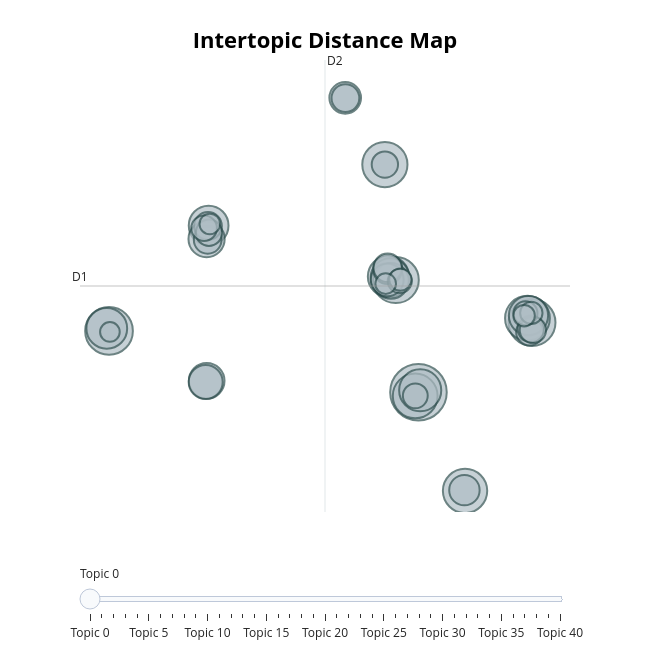

Source (notebook cell):
### Code cell
topic_model.visualize_topics()

### Figure 1 — Plotly figure (JSON) as saved in the notebook; plotly's stock layout.template omitted (floating-point values rounded to 4 significant figures)
{"data": [{"customdata": [[0, "flutter | dart | app | bloc | firebase", 83], [1, "structures | data | science | students | algorithms", 59], [2, "nodejs | mongodb | ecommerce | typescript | javascript", 57], [3, "python | airdroid | antivirus | airbnb | console", 55], [4, "laravel | php | filament | package | admin", 53], [5, "javascript | ciede2000 | canvas | website | remake", 52], [6, "android | kotlin | java | app | roomdatabase", 52], [7, "typescript | plugin | deno | intersectionobserver | cronjob", 51], [8, "dart | changes | glitcher | gamers | terminal", 46], [9, "deeplearning | python | detection | deep | pytorch", 44], [10, "management | crm | core | aspnet | system", 43], [11, "kernel | xiaomi | source | firmware | gaming", 41], [12, "javascript | electron | npm | gulp | github", 40], [13, "python | eeg | graduation | ctf | covid19", 39], [14, "girls | 23 | acpc | problems | solution", 34], [15, "python | hacking | security | vulnerability | scanner", 33], [16, "java | engine | search | springboot | indexing", 33], [17, "java | menus | variables | defuzzification | bs", 30], [18, "django | crowdfunding | djangorestframework | python | flask", 28], [19, "html | portfolio | contact | information | includes", 26], [20, "react | reactjs | nextjs | styledcomponents | tailwindcss", 24], [21, "audio | music | python | speech | reader", 22], [22, "arabic | typeface | diacritics | latin | word", 21], [23, "yara | lua | go |  | ", 20], [24, "rust | shell | linux | bspwm | bugbounty", 20], [25, "css | haxe | html | theme | shaders", 20], [26, "swift | ios | taylor | button | custom", 19], [27, "graphics | 15462662 | interfacing | cmu | communication", 18], [28, "php | magazine | usertouser | mangement | livewire", 18], [29, "movies | youtube | tv | kfx | vimeo", 18], [30, "discord | bot | telegram | discordjs | discordbot", 18], [31, "verilog | encryption | fpga | aes192 | aes128", 17], [32, "kotlin | ktor | compose | koin | coroutines", 16], [33, "algorithms | 8puzzle | pygame | genetic | game", 15], [34, "vue | visualization | jsvectormap | vuejs | javascript", 15], [35, "robot | vortex | auv | maze | pid", 13], [36, "interview | questions | list | lists | mortarboard", 13], [37, "extension | chromeextension | islamic | chrome | webextension", 12], [38, "assembly | assembler | 8086 | 8086emulator | assembly8086", 11], [39, "scraper | scraping | selenium | webscraping | python", 11], [40, "game | unity | educational | 3d | gameplay", 10]], "hovertemplate": "<b>Topic %{customdata[0]}</b><br>%{customdata[1]}<br>Size: %{customdata[2]}", "legendgroup": "", "marker": {"color": "#B0BEC5", "line": {"color": "DarkSlateGrey", "width": 2}, "size": [83, 59, 57, 55, 53, 52, 52, 51, 46, 44, 43, 41, 40, 39, 34, 33, 33, 30, 28, 26, 24, 22, 21, 20, 20, 20, 19, 18, 18, 18, 18, 17, 16, 15, 15, 13, 13, 12, 11, 11, 10], "sizemode": "area", "sizeref": 0.05187, "symbol": "circle"}, "mode": "markers", "name": "", "orientation": "v", "showlegend": false, "type": "scatter", "x": [11.04, -14.64, 20.46, 9.155, 8.251, 20.08, 10.77, 14.9, 11.18, 8.546, -14.83, -6.376, 20.17, 8.68, -6.547, 8.756, -6.538, -6.621, 8.444, 4.958, 14.85, 8.487, 8.482, -6.454, -6.43, 4.976, 20.27, -6.351, 8.251, 20.37, 20.53, -6.752, 10.78, 9.488, 19.92, 9.536, 20.4, 19.81, -6.277, 8.318, -14.57], "xaxis": "x", "y": [-3.059, 1.382, 1.988, 5.068, 13.44, 2.307, -3.331, -10.21, -2.915, 5.323, 1.567, 9.015, 2.492, 5.241, 8.041, 5.014, -2.237, -2.321, 5.087, 18.28, -10.16, 5.836, 5.954, 7.987, 8.992, 18.26, 1.311, 8.496, 13.44, 1.519, 1.456, 8.828, -3.32, 4.994, 2.661, 5.103, 2.688, 2.491, 9.136, 4.81, 1.309], "yaxis": "y"}], "layout": {"annotations": [{"showarrow": false, "text": "D1", "x": -17.05, "y": 4.638, "yshift": 10}, {"showarrow": false, "text": "D2", "x": 3.281, "xshift": 10, "y": 21.02}], "height": 650, "hoverlabel": {"bgcolor": "white", "font": {"family": "Rockwell", "size": 16}}, "legend": {"itemsizing": "constant", "tracegroupgap": 0}, "margin": {"t": 60}, "shapes": [{"line": {"color": "#CFD8DC", "width": 2}, "type": "line", "x0": 3.281, "x1": 3.281, "y0": -11.74, "y1": 21.02}, {"line": {"color": "#9E9E9E", "width": 2}, "type": "line", "x0": -17.05, "x1": 23.61, "y0": 4.638, "y1": 4.638}], "sliders": [{"active": 0, "pad": {"t": 50}, "steps": [{"args": [{"marker.color": [["red", "#B0BEC5", "#B0BEC5", "#B0BEC5", "#B0BEC5", "#B0BEC5", "#B0BEC5", "#B0BEC5", "#B0BEC5", "#B0BEC5", "#B0BEC5", "#B0BEC5", "#B0BEC5", "#B0BEC5", "#B0BEC5", "#B0BEC5", "#B0BEC5", "#B0BEC5", "#B0BEC5", "#B0BEC5", "#B0BEC5", "#B0BEC5", "#B0BEC5", "#B0BEC5", "#B0BEC5", "#B0BEC5", "#B0BEC5", "#B0BEC5", "#B0BEC5", "#B0BEC5", "#B0BEC5", "#B0BEC5", "#B0BEC5", "#B0BEC5", "#B0BEC5", "#B0BEC5", "#B0BEC5", "#B0BEC5", "#B0BEC5", "#B0BEC5", "#B0BEC5"]]}], "label": "Topic 0", "method": "update"}, {"args": [{"marker.color": [["#B0BEC5", "red", "#B0BEC5", "#B0BEC5", "#B0BEC5", "#B0BEC5", "#B0BEC5", "#B0BEC5", "#B0BEC5", "#B0BEC5", "#B0BEC5", "#B0BEC5", "#B0BEC5", "#B0BEC5", "#B0BEC5", "#B0BEC5", "#B0BEC5", "#B0BEC5", "#B0BEC5", "#B0BEC5", "#B0BEC5", "#B0BEC5", "#B0BEC5", "#B0BEC5", "#B0BEC5", "#B0BEC5", "#B0BEC5", "#B0BEC5", "#B0BEC5", "#B0BEC5", "#B0BEC5", "#B0BEC5", "#B0BEC5", "#B0BEC5", "#B0BEC5", "#B0BEC5", "#B0BEC5", "#B0BEC5", "#B0BEC5", "#B0BEC5", "#B0BEC5"]]}], "label": "Topic 1", "method": "update"}, {"args": [{"marker.color": [["#B0BEC5", "#B0BEC5", "red", "#B0BEC5", "#B0BEC5", "#B0BEC5", "#B0BEC5", "#B0BEC5", "#B0BEC5", "#B0BEC5", "#B0BEC5", "#B0BEC5", "#B0BEC5", "#B0BEC5", "#B0BEC5", "#B0BEC5", "#B0BEC5", "#B0BEC5", "#B0BEC5", "#B0BEC5", "#B0BEC5", "#B0BEC5", "#B0BEC5", "#B0BEC5", "#B0BEC5", "#B0BEC5", "#B0BEC5", "#B0BEC5", "#B0BEC5", "#B0BEC5", "#B0BEC5", "#B0BEC5", "#B0BEC5", "#B0BEC5", "#B0BEC5", "#B0BEC5", "#B0BEC5", "#B0BEC5", "#B0BEC5", "#B0BEC5", "#B0BEC5"]]}], "label": "Topic 2", "method": "update"}, {"args": [{"marker.color": [["#B0BEC5", "#B0BEC5", "#B0BEC5", "red", "#B0BEC5", "#B0BEC5", "#B0BEC5", "#B0BEC5", "#B0BEC5", "#B0BEC5", "#B0BEC5", "#B0BEC5", "#B0BEC5", "#B0BEC5", "#B0BEC5", "#B0BEC5", "#B0BEC5", "#B0BEC5", "#B0BEC5", "#B0BEC5", "#B0BEC5", "#B0BEC5", "#B0BEC5", "#B0BEC5", "#B0BEC5", "#B0BEC5", "#B0BEC5", "#B0BEC5", "#B0BEC5", "#B0BEC5", "#B0BEC5", "#B0BEC5", "#B0BEC5", "#B0BEC5", "#B0BEC5", "#B0BEC5", "#B0BEC5", "#B0BEC5", "#B0BEC5", "#B0BEC5", "#B0BEC5"]]}], "label": "Topic 3", "method": "update"}, {"args": [{"marker.color": [["#B0BEC5", "#B0BEC5", "#B0BEC5", "#B0BEC5", "red", "#B0BEC5", "#B0BEC5", "#B0BEC5", "#B0BEC5", "#B0BEC5", "#B0BEC5", "#B0BEC5", "#B0BEC5", "#B0BEC5", "#B0BEC5", "#B0BEC5", "#B0BEC5", "#B0BEC5", "#B0BEC5", "#B0BEC5", "#B0BEC5", "#B0BEC5", "#B0BEC5", "#B0BEC5", "#B0BEC5", "#B0BEC5", "#B0BEC5", "#B0BEC5", "#B0BEC5", "#B0BEC5", "#B0BEC5", "#B0BEC5", "#B0BEC5", "#B0BEC5", "#B0BEC5", "#B0BEC5", "#B0BEC5", "#B0BEC5", "#B0BEC5", "#B0BEC5", "#B0BEC5"]]}], "label": "Topic 4", "method": "update"}, {"args": [{"marker.color": [["#B0BEC5", "#B0BEC5", "#B0BEC5", "#B0BEC5", "#B0BEC5", "red", "#B0BEC5", "#B0BEC5", "#B0BEC5", "#B0BEC5", "#B0BEC5", "#B0BEC5", "#B0BEC5", "#B0BEC5", "#B0BEC5", "#B0BEC5", "#B0BEC5", "#B0BEC5", "#B0BEC5", "#B0BEC5", "#B0BEC5", "#B0BEC5", "#B0BEC5", "#B0BEC5", "#B0BEC5", "#B0BEC5", "#B0BEC5", "#B0BEC5", "#B0BEC5", "#B0BEC5", "#B0BEC5", "#B0BEC5", "#B0BEC5", "#B0BEC5", "#B0BEC5", "#B0BEC5", "#B0BEC5", "#B0BEC5", "#B0BEC5", "#B0BEC5", "#B0BEC5"]]}], "label": "Topic 5", "method": "update"}, {"args": [{"marker.color": [["#B0BEC5", "#B0BEC5", "#B0BEC5", "#B0BEC5", "#B0BEC5", "#B0BEC5", "red", "#B0BEC5", "#B0BEC5", "#B0BEC5", "#B0BEC5", "#B0BEC5", "#B0BEC5", "#B0BEC5", "#B0BEC5", "#B0BEC5", "#B0BEC5", "#B0BEC5", "#B0BEC5", "#B0BEC5", "#B0BEC5", "#B0BEC5", "#B0BEC5", "#B0BEC5", "#B0BEC5", "#B0BEC5", "#B0BEC5", "#B0BEC5", "#B0BEC5", "#B0BEC5", "#B0BEC5", "#B0BEC5", "#B0BEC5", "#B0BEC5", "#B0BEC5", "#B0BEC5", "#B0BEC5", "#B0BEC5", "#B0BEC5", "#B0BEC5", "#B0BEC5"]]}], "label": "Topic 6", "method": "update"}, {"args": [{"marker.color": [["#B0BEC5", "#B0BEC5", "#B0BEC5", "#B0BEC5", "#B0BEC5", "#B0BEC5", "#B0BEC5", "red", "#B0BEC5", "#B0BEC5", "#B0BEC5", "#B0BEC5", "#B0BEC5", "#B0BEC5", "#B0BEC5", "#B0BEC5", "#B0BEC5", "#B0BEC5", "#B0BEC5", "#B0BEC5", "#B0BEC5", "#B0BEC5", "#B0BEC5", "#B0BEC5", "#B0BEC5", "#B0BEC5", "#B0BEC5", "#B0BEC5", "#B0BEC5", "#B0BEC5", "#B0BEC5", "#B0BEC5", "#B0BEC5", "#B0BEC5", "#B0BEC5", "#B0BEC5", "#B0BEC5", "#B0BEC5", "#B0BEC5", "#B0BEC5", "#B0BEC5"]]}], "label": "Topic 7", "method": "update"}, {"args": [{"marker.color": [["#B0BEC5", "#B0BEC5", "#B0BEC5", "#B0BEC5", "#B0BEC5", "#B0BEC5", "#B0BEC5", "#B0BEC5", "red", "#B0BEC5", "#B0BEC5", "#B0BEC5", "#B0BEC5", "#B0BEC5", "#B0BEC5", "#B0BEC5", "#B0BEC5", "#B0BEC5", "#B0BEC5", "#B0BEC5", "#B0BEC5", "#B0BEC5", "#B0BEC5", "#B0BEC5", "#B0BEC5", "#B0BEC5", "#B0BEC5", "#B0BEC5", "#B0BEC5", "#B0BEC5", "#B0BEC5", "#B0BEC5", "#B0BEC5", "#B0BEC5", "#B0BEC5", "#B0BEC5", "#B0BEC5", "#B0BEC5", "#B0BEC5", "#B0BEC5", "#B0BEC5"]]}], "label": "Topic 8", "method": "update"}, {"args": [{"marker.color": [["#B0BEC5", "#B0BEC5", "#B0BEC5", "#B0BEC5", "#B0BEC5", "#B0BEC5", "#B0BEC5", "#B0BEC5", "#B0BEC5", "red", "#B0BEC5", "#B0BEC5", "#B0BEC5", "#B0BEC5", "#B0BEC5", "#B0BEC5", "#B0BEC5", "#B0BEC5", "#B0BEC5", "#B0BEC5", "#B0BEC5", "#B0BEC5", "#B0BEC5", "#B0BEC5", "#B0BEC5", "#B0BEC5", "#B0BEC5", "#B0BEC5", "#B0BEC5", "#B0BEC5", "#B0BEC5", "#B0BEC5", "#B0BEC5", "#B0BEC5", "#B0BEC5", "#B0BEC5", "#B0BEC5", "#B0BEC5", "#B0BEC5", "#B0BEC5", "#B0BEC5"]]}], "label": "Topic 9", "method": "update"}, {"args": [{"marker.color": [["#B0BEC5", "#B0BEC5", "#B0BEC5", "#B0BEC5", "#B0BEC5", "#B0BEC5", "#B0BEC5", "#B0BEC5", "#B0BEC5", "#B0BEC5", "red", "#B0BEC5", "#B0BEC5", "#B0BEC5", "#B0BEC5", "#B0BEC5", "#B0BEC5", "#B0BEC5", "#B0BEC5", "#B0BEC5", "#B0BEC5", "#B0BEC5", "#B0BEC5", "#B0BEC5", "#B0BEC5", "#B0BEC5", "#B0BEC5", "#B0BEC5", "#B0BEC5", "#B0BEC5", "#B0BEC5", "#B0BEC5", "#B0BEC5", "#B0BEC5", "#B0BEC5", "#B0BEC5", "#B0BEC5", "#B0BEC5", "#B0BEC5", "#B0BEC5", "#B0BEC5"]]}], "label": "Topic 10", "method": "update"}, {"args": [{"marker.color": [["#B0BEC5", "#B0BEC5", "#B0BEC5", "#B0BEC5", "#B0BEC5", "#B0BEC5", "#B0BEC5", "#B0BEC5", "#B0BEC5", "#B0BEC5", "#B0BEC5", "red", "#B0BEC5", "#B0BEC5", "#B0BEC5", "#B0BEC5", "#B0BEC5", "#B0BEC5", "#B0BEC5", "#B0BEC5", "#B0BEC5", "#B0BEC5", "#B0BEC5", "#B0BEC5", "#B0BEC5", "#B0BEC5", "#B0BEC5", "#B0BEC5", "#B0BEC5", "#B0BEC5", "#B0BEC5", "#B0BEC5", "#B0BEC5", "#B0BEC5", "#B0BEC5", "#B0BEC5", "#B0BEC5", "#B0BEC5", "#B0BEC5", "#B0BEC5", "#B0BEC5"]]}], "label": "Topic 11", "method": "update"}, {"args": [{"marker.color": [["#B0BEC5", "#B0BEC5", "#B0BEC5", "#B0BEC5", "#B0BEC5", "#B0BEC5", "#B0BEC5", "#B0BEC5", "#B0BEC5", "#B0BEC5", "#B0BEC5", "#B0BEC5", "red", "#B0BEC5", "#B0BEC5", "#B0BEC5", "#B0BEC5", "#B0BEC5", "#B0BEC5", "#B0BEC5", "#B0BEC5", "#B0BEC5", "#B0BEC5", "#B0BEC5", "#B0BEC5", "#B0BEC5", "#B0BEC5", "#B0BEC5", "#B0BEC5", "#B0BEC5", "#B0BEC5", "#B0BEC5", "#B0BEC5", "#B0BEC5", "#B0BEC5", "#B0BEC5", "#B0BEC5", "#B0BEC5", "#B0BEC5", "#B0BEC5", "#B0BEC5"]]}], "label": "Topic 12", "method": "update"}, {"args": [{"marker.color": [["#B0BEC5", "#B0BEC5", "#B0BEC5", "#B0BEC5", "#B0BEC5", "#B0BEC5", "#B0BEC5", "#B0BEC5", "#B0BEC5", "#B0BEC5", "#B0BEC5", "#B0BEC5", "#B0BEC5", "red", "#B0BEC5", "#B0BEC5", "#B0BEC5", "#B0BEC5", "#B0BEC5", "#B0BEC5", "#B0BEC5", "#B0BEC5", "#B0BEC5", "#B0BEC5", "#B0BEC5", "#B0BEC5", "#B0BEC5", "#B0BEC5", "#B0BEC5", "#B0BEC5", "#B0BEC5", "#B0BEC5", "#B0BEC5", "#B0BEC5", "#B0BEC5", "#B0BEC5", "#B0BEC5", "#B0BEC5", "#B0BEC5", "#B0BEC5", "#B0BEC5"]]}], "label": "Topic 13", "method": "update"}, {"args": [{"marker.color": [["#B0BEC5", "#B0BEC5", "#B0BEC5", "#B0BEC5", "#B0BEC5", "#B0BEC5", "#B0BEC5", "#B0BEC5", "#B0BEC5", "#B0BEC5", "#B0BEC5", "#B0BEC5", "#B0BEC5", "#B0BEC5", "red", "#B0BEC5", "#B0BEC5", "#B0BEC5", "#B0BEC5", "#B0BEC5", "#B0BEC5", "#B0BEC5", "#B0BEC5", "#B0BEC5", "#B0BEC5", "#B0BEC5", "#B0BEC5", "#B0BEC5", "#B0BEC5", "#B0BEC5", "#B0BEC5", "#B0BEC5", "#B0BEC5", "#B0BEC5", "#B0BEC5", "#B0BEC5", "#B0BEC5", "#B0BEC5", "#B0BEC5", "#B0BEC5", "#B0BEC5"]]}], "label": "Topic 14", "method": "update"}, {"args": [{"marker.color": [["#B0BEC5", "#B0BEC5", "#B0BEC5", "#B0BEC5", "#B0BEC5", "#B0BEC5", "#B0BEC5", "#B0BEC5", "#B0BEC5", "#B0BEC5", "#B0BEC5", "#B0BEC5", "#B0BEC5", "#B0BEC5", "#B0BEC5", "red", "#B0BEC5", "#B0BEC5", "#B0BEC5", "#B0BEC5", "#B0BEC5", "#B0BEC5", "#B0BEC5", "#B0BEC5", "#B0BEC5", "#B0BEC5", "#B0BEC5", "#B0BEC5", "#B0BEC5", "#B0BEC5", "#B0BEC5", "#B0BEC5", "#B0BEC5", "#B0BEC5", "#B0BEC5", "#B0BEC5", "#B0BEC5", "#B0BEC5", "#B0BEC5", "#B0BEC5", "#B0BEC5"]]}], "label": "Topic 15", "method": "update"}, {"args": [{"marker.color": [["#B0BEC5", "#B0BEC5", "#B0BEC5", "#B0BEC5", "#B0BEC5", "#B0BEC5", "#B0BEC5", "#B0BEC5", "#B0BEC5", "#B0BEC5", "#B0BEC5", "#B0BEC5", "#B0BEC5", "#B0BEC5", "#B0BEC5", "#B0BEC5", "red", "#B0BEC5", "#B0BEC5", "#B0BEC5", "#B0BEC5", "#B0BEC5", "#B0BEC5", "#B0BEC5", "#B0BEC5", "#B0BEC5", "#B0BEC5", "#B0BEC5", "#B0BEC5", "#B0BEC5", "#B0BEC5", "#B0BEC5", "#B0BEC5", "#B0BEC5", "#B0BEC5", "#B0BEC5", "#B0BEC5", "#B0BEC5", "#B0BEC5", "#B0BEC5", "#B0BEC5"]]}], "label": "Topic 16", "method": "update"}, {"args": [{"marker.color": [["#B0BEC5", "#B0BEC5", "#B0BEC5", "#B0BEC5", "#B0BEC5", "#B0BEC5", "#B0BEC5", "#B0BEC5", "#B0BEC5", "#B0BEC5", "#B0BEC5", "#B0BEC5", "#B0BEC5", "#B0BEC5", "#B0BEC5", "#B0BEC5", "#B0BEC5", "red", "#B0BEC5", "#B0BEC5", "#B0BEC5", "#B0BEC5", "#B0BEC5", "#B0BEC5", "#B0BEC5", "#B0BEC5", "#B0BEC5", "#B0BEC5", "#B0BEC5", "#B0BEC5", "#B0BEC5", "#B0BEC5", "#B0BEC5", "#B0BEC5", "#B0BEC5", "#B0BEC5", "#B0BEC5", "#B0BEC5", "#B0BEC5", "#B0BEC5", "#B0BEC5"]]}], "label": "Topic 17", "method": "update"}, {"args": [{"marker.color": [["#B0BEC5", "#B0BEC5", "#B0BEC5", "#B0BEC5", "#B0BEC5", "#B0BEC5", "#B0BEC5", "#B0BEC5", "#B0BEC5", "#B0BEC5", "#B0BEC5", "#B0BEC5", "#B0BEC5", "#B0BEC5", "#B0BEC5", "#B0BEC5", "#B0BEC5", "#B0BEC5", "red", "#B0BEC5", "#B0BEC5", "#B0BEC5", "#B0BEC5", "#B0BEC5", "#B0BEC5", "#B0BEC5", "#B0BEC5", "#B0BEC5", "#B0BEC5", "#B0BEC5", "#B0BEC5", "#B0BEC5", "#B0BEC5", "#B0BEC5", "#B0BEC5", "#B0BEC5", "#B0BEC5", "#B0BEC5", "#B0BEC5", "#B0BEC5", "#B0BEC5"]]}], "label": "Topic 18", "method": "update"}, {"args": [{"marker.color": [["#B0BEC5", "#B0BEC5", "#B0BEC5", "#B0BEC5", "#B0BEC5", "#B0BEC5", "#B0BEC5", "#B0BEC5", "#B0BEC5", "#B0BEC5", "#B0BEC5", "#B0BEC5", "#B0BEC5", "#B0BEC5", "#B0BEC5", "#B0BEC5", "#B0BEC5", "#B0BEC5", "#B0BEC5", "red", "#B0BEC5", "#B0BEC5", "#B0BEC5", "#B0BEC5", "#B0BEC5", "#B0BEC5", "#B0BEC5", "#B0BEC5", "#B0BEC5", "#B0BEC5", "#B0BEC5", "#B0BEC5", "#B0BEC5", "#B0BEC5", "#B0BEC5", "#B0BEC5", "#B0BEC5", "#B0BEC5", "#B0BEC5", "#B0BEC5", "#B0BEC5"]]}], "label": "Topic 19", "method": "update"}, {"args": [{"marker.color": [["#B0BEC5", "#B0BEC5", "#B0BEC5", "#B0BEC5", "#B0BEC5", "#B0BEC5", "#B0BEC5", "#B0BEC5", "#B0BEC5", "#B0BEC5", "#B0BEC5", "#B0BEC5", "#B0BEC5", "#B0BEC5", "#B0BEC5", "#B0BEC5", "#B0BEC5", "#B0BEC5", "#B0BEC5", "#B0BEC5", "red", "#B0BEC5", "#B0BEC5", "#B0BEC5", "#B0BEC5", "#B0BEC5", "#B0BEC5", "#B0BEC5", "#B0BEC5", "#B0BEC5", "#B0BEC5", "#B0BEC5", "#B0BEC5", "#B0BEC5", "#B0BEC5", "#B0BEC5", "#B0BEC5", "#B0BEC5", "#B0BEC5", "#B0BEC5", "#B0BEC5"]]}], "label": "Topic 20", "method": "update"}, {"args": [{"marker.color": [["#B0BEC5", "#B0BEC5", "#B0BEC5", "#B0BEC5", "#B0BEC5", "#B0BEC5", "#B0BEC5", "#B0BEC5", "#B0BEC5", "#B0BEC5", "#B0BEC5", "#B0BEC5", "#B0BEC5", "#B0BEC5", "#B0BEC5", "#B0BEC5", "#B0BEC5", "#B0BEC5", "#B0BEC5", "#B0BEC5", "#B0BEC5", "red", "#B0BEC5", "#B0BEC5", "#B0BEC5", "#B0BEC5", "#B0BEC5", "#B0BEC5", "#B0BEC5", "#B0BEC5", "#B0BEC5", "#B0BEC5", "#B0BEC5", "#B0BEC5", "#B0BEC5", "#B0BEC5", "#B0BEC5", "#B0BEC5", "#B0BEC5", "#B0BEC5", "#B0BEC5"]]}], "label": "Topic 21", "method": "update"}, {"args": [{"marker.color": [["#B0BEC5", "#B0BEC5", "#B0BEC5", "#B0BEC5", "#B0BEC5", "#B0BEC5", "#B0BEC5", "#B0BEC5", "#B0BEC5", "#B0BEC5", "#B0BEC5", "#B0BEC5", "#B0BEC5", "#B0BEC5", "#B0BEC5", "#B0BEC5", "#B0BEC5", "#B0BEC5", "#B0BEC5", "#B0BEC5", "#B0BEC5", "#B0BEC5", "red", "#B0BEC5", "#B0BEC5", "#B0BEC5", "#B0BEC5", "#B0BEC5", "#B0BEC5", "#B0BEC5", "#B0BEC5", "#B0BEC5", "#B0BEC5", "#B0BEC5", "#B0BEC5", "#B0BEC5", "#B0BEC5", "#B0BEC5", "#B0BEC5", "#B0BEC5", "#B0BEC5"]]}], "label": "Topic 22", "method": "update"}, {"args": [{"marker.color": [["#B0BEC5", "#B0BEC5", "#B0BEC5", "#B0BEC5", "#B0BEC5", "#B0BEC5", "#B0BEC5", "#B0BEC5", "#B0BEC5", "#B0BEC5", "#B0BEC5", "#B0BEC5", "#B0BEC5", "#B0BEC5", "#B0BEC5", "#B0BEC5", "#B0BEC5", "#B0BEC5", "#B0BEC5", "#B0BEC5", "#B0BEC5", "#B0BEC5", "#B0BEC5", "red", "#B0BEC5", "#B0BEC5", "#B0BEC5", "#B0BEC5", "#B0BEC5", "#B0BEC5", "#B0BEC5", "#B0BEC5", "#B0BEC5", "#B0BEC5", "#B0BEC5", "#B0BEC5", "#B0BEC5", "#B0BEC5", "#B0BEC5", "#B0BEC5", "#B0BEC5"]]}], "label": "Topic 23", "method": "update"}, {"args": [{"marker.color": [["#B0BEC5", "#B0BEC5", "#B0BEC5", "#B0BEC5", "#B0BEC5", "#B0BEC5", "#B0BEC5", "#B0BEC5", "#B0BEC5", "#B0BEC5", "#B0BEC5", "#B0BEC5", "#B0BEC5", "#B0BEC5", "#B0BEC5", "#B0BEC5", "#B0BEC5", "#B0BEC5", "#B0BEC5", "#B0BEC5", "#B0BEC5", "#B0BEC5", "#B0BEC5", "#B0BEC5", "red", "#B0BEC5", "#B0BEC5", "#B0BEC5", "#B0BEC5", "#B0BEC5", "#B0BEC5", "#B0BEC5", "#B0BEC5", "#B0BEC5", "#B0BEC5", "#B0BEC5", "#B0BEC5", "#B0BEC5", "#B0BEC5", "#B0BEC5", "#B0BEC5"]]}], "label": "Topic 24", "method": "update"}, {"args": [{"marker.color": [["#B0BEC5", "#B0BEC5", "#B0BEC5", "#B0BEC5", "#B0BEC5", "#B0BEC5", "#B0BEC5", "#B0BEC5", "#B0BEC5", "#B0BEC5", "#B0BEC5", "#B0BEC5", "#B0BEC5", "#B0BEC5", "#B0BEC5", "#B0BEC5", "#B0BEC5", "#B0BEC5", "#B0BEC5", "#B0BEC5", "#B0BEC5", "#B0BEC5", "#B0BEC5", "#B0BEC5", "#B0BEC5", "red", "#B0BEC5", "#B0BEC5", "#B0BEC5", "#B0BEC5", "#B0BEC5", "#B0BEC5", "#B0BEC5", "#B0BEC5", "#B0BEC5", "#B0BEC5", "#B0BEC5", "#B0BEC5", "#B0BEC5", "#B0BEC5", "#B0BEC5"]]}], "label": "Topic 25", "method": "update"}, {"args": [{"marker.color": [["#B0BEC5", "#B0BEC5", "#B0BEC5", "#B0BEC5", "#B0BEC5", "#B0BEC5", "#B0BEC5", "#B0BEC5", "#B0BEC5", "#B0BEC5", "#B0BEC5", "#B0BEC5", "#B0BEC5", "#B0BEC5", "#B0BEC5", "#B0BEC5", "#B0BEC5", "#B0BEC5", "#B0BEC5", "#B0BEC5", "#B0BEC5", "#B0BEC5", "#B0BEC5", "#B0BEC5", "#B0BEC5", "#B0BEC5", "red", "#B0BEC5", "#B0BEC5", "#B0BEC5", "#B0BEC5", "#B0BEC5", "#B0BEC5", "#B0BEC5", "#B0BEC5", "#B0BEC5", "#B0BEC5", "#B0BEC5", "#B0BEC5", "#B0BEC5", "#B0BEC5"]]}], "label": "Topic 26", "method": "update"}, {"args": [{"marker.color": [["#B0BEC5", "#B0BEC5", "#B0BEC5", "#B0BEC5", "#B0BEC5", "#B0BEC5", "#B0BEC5", "#B0BEC5", "#B0BEC5", "#B0BEC5", "#B0BEC5", "#B0BEC5", "#B0BEC5", "#B0BEC5", "#B0BEC5", "#B0BEC5", "#B0BEC5", "#B0BEC5", "#B0BEC5", "#B0BEC5", "#B0BEC5", "#B0BEC5", "#B0BEC5", "#B0BEC5", "#B0BEC5", "#B0BEC5", "#B0BEC5", "red", "#B0BEC5", "#B0BEC5", "#B0BEC5", "#B0BEC5", "#B0BEC5", "#B0BEC5", "#B0BEC5", "#B0BEC5", "#B0BEC5", "#B0BEC5", "#B0BEC5", "#B0BEC5", "#B0BEC5"]]}], "label": "Topic 27", "method": "update"}, {"args": [{"marker.color": [["#B0BEC5", "#B0BEC5", "#B0BEC5", "#B0BEC5", "#B0BEC5", "#B0BEC5", "#B0BEC5", "#B0BEC5", "#B0BEC5", "#B0BEC5", "#B0BEC5", "#B0BEC5", "#B0BEC5", "#B0BEC5", "#B0BEC5", "#B0BEC5", "#B0BEC5", "#B0BEC5", "#B0BEC5", "#B0BEC5", "#B0BEC5", "#B0BEC5", "#B0BEC5", "#B0BEC5", "#B0BEC5", "#B0BEC5", "#B0BEC5", "#B0BEC5", "red", "#B0BEC5", "#B0BEC5", "#B0BEC5", "#B0BEC5", "#B0BEC5", "#B0BEC5", "#B0BEC5", "#B0BEC5", "#B0BEC5", "#B0BEC5", "#B0BEC5", "#B0BEC5"]]}], "label": "Topic 28", "method": "update"}, {"args": [{"marker.color": [["#B0BEC5", "#B0BEC5", "#B0BEC5", "#B0BEC5", "#B0BEC5", "#B0BEC5", "#B0BEC5", "#B0BEC5", "#B0BEC5", "#B0BEC5", "#B0BEC5", "#B0BEC5", "#B0BEC5", "#B0BEC5", "#B0BEC5", "#B0BEC5", "#B0BEC5", "#B0BEC5", "#B0BEC5", "#B0BEC5", "#B0BEC5", "#B0BEC5", "#B0BEC5", "#B0BEC5", "#B0BEC5", "#B0BEC5", "#B0BEC5", "#B0BEC5", "#B0BEC5", "red", "#B0BEC5", "#B0BEC5", "#B0BEC5", "#B0BEC5", "#B0BEC5", "#B0BEC5", "#B0BEC5", "#B0BEC5", "#B0BEC5", "#B0BEC5", "#B0BEC5"]]}], "label": "Topic 29", "method": "update"}, {"args": [{"marker.color": [["#B0BEC5", "#B0BEC5", "#B0BEC5", "#B0BEC5", "#B0BEC5", "#B0BEC5", "#B0BEC5", "#B0BEC5", "#B0BEC5", "#B0BEC5", "#B0BEC5", "#B0BEC5", "#B0BEC5", "#B0BEC5", "#B0BEC5", "#B0BEC5", "#B0BEC5", "#B0BEC5", "#B0BEC5", "#B0BEC5", "#B0BEC5", "#B0BEC5", "#B0BEC5", "#B0BEC5", "#B0BEC5", "#B0BEC5", "#B0BEC5", "#B0BEC5", "#B0BEC5", "#B0BEC5", "red", "#B0BEC5", "#B0BEC5", "#B0BEC5", "#B0BEC5", "#B0BEC5", "#B0BEC5", "#B0BEC5", "#B0BEC5", "#B0BEC5", "#B0BEC5"]]}], "label": "Topic 30", "method": "update"}, {"args": [{"marker.color": [["#B0BEC5", "#B0BEC5", "#B0BEC5", "#B0BEC5", "#B0BEC5", "#B0BEC5", "#B0BEC5", "#B0BEC5", "#B0BEC5", "#B0BEC5", "#B0BEC5", "#B0BEC5", "#B0BEC5", "#B0BEC5", "#B0BEC5", "#B0BEC5", "#B0BEC5", "#B0BEC5", "#B0BEC5", "#B0BEC5", "#B0BEC5", "#B0BEC5", "#B0BEC5", "#B0BEC5", "#B0BEC5", "#B0BEC5", "#B0BEC5", "#B0BEC5", "#B0BEC5", "#B0BEC5", "#B0BEC5", "red", "#B0BEC5", "#B0BEC5", "#B0BEC5", "#B0BEC5", "#B0BEC5", "#B0BEC5", "#B0BEC5", "#B0BEC5", "#B0BEC5"]]}], "label": "Topic 31", "method": "update"}, {"args": [{"marker.color": [["#B0BEC5", "#B0BEC5", "#B0BEC5", "#B0BEC5", "#B0BEC5", "#B0BEC5", "#B0BEC5", "#B0BEC5", "#B0BEC5", "#B0BEC5", "#B0BEC5", "#B0BEC5", "#B0BEC5", "#B0BEC5", "#B0BEC5", "#B0BEC5", "#B0BEC5", "#B0BEC5", "#B0BEC5", "#B0BEC5", "#B0BEC5", "#B0BEC5", "#B0BEC5", "#B0BEC5", "#B0BEC5", "#B0BEC5", "#B0BEC5", "#B0BEC5", "#B0BEC5", "#B0BEC5", "#B0BEC5", "#B0BEC5", "red", "#B0BEC5", "#B0BEC5", "#B0BEC5", "#B0BEC5", "#B0BEC5", "#B0BEC5", "#B0BEC5", "#B0BEC5"]]}], "label": "Topic 32", "method": "update"}, {"args": [{"marker.color": [["#B0BEC5", "#B0BEC5", "#B0BEC5", "#B0BEC5", "#B0BEC5", "#B0BEC5", "#B0BEC5", "#B0BEC5", "#B0BEC5", "#B0BEC5", "#B0BEC5", "#B0BEC5", "#B0BEC5", "#B0BEC5", "#B0BEC5", "#B0BEC5", "#B0BEC5", "#B0BEC5", "#B0BEC5", "#B0BEC5", "#B0BEC5", "#B0BEC5", "#B0BEC5", "#B0BEC5", "#B0BEC5", "#B0BEC5", "#B0BEC5", "#B0BEC5", "#B0BEC5", "#B0BEC5", "#B0BEC5", "#B0BEC5", "#B0BEC5", "red", "#B0BEC5", "#B0BEC5", "#B0BEC5", "#B0BEC5", "#B0BEC5", "#B0BEC5", "#B0BEC5"]]}], "label": "Topic 33", "method": "update"}, {"args": [{"marker.color": [["#B0BEC5", "#B0BEC5", "#B0BEC5", "#B0BEC5", "#B0BEC5", "#B0BEC5", "#B0BEC5", "#B0BEC5", "#B0BEC5", "#B0BEC5", "#B0BEC5", "#B0BEC5", "#B0BEC5", "#B0BEC5", "#B0BEC5", "#B0BEC5", "#B0BEC5", "#B0BEC5", "#B0BEC5", "#B0BEC5", "#B0BEC5", "#B0BEC5", "#B0BEC5", "#B0BEC5", "#B0BEC5", "#B0BEC5", "#B0BEC5", "#B0BEC5", "#B0BEC5", "#B0BEC5", "#B0BEC5", "#B0BEC5", "#B0BEC5", "#B0BEC5", "red", "#B0BEC5", "#B0BEC5", "#B0BEC5", "#B0BEC5", "#B0BEC5", "#B0BEC5"]]}], "label": "Topic 34", "method": "update"}, {"args": [{"marker.color": [["#B0BEC5", "#B0BEC5", "#B0BEC5", "#B0BEC5", "#B0BEC5", "#B0BEC5", "#B0BEC5", "#B0BEC5", "#B0BEC5", "#B0BEC5", "#B0BEC5", "#B0BEC5", "#B0BEC5", "#B0BEC5", "#B0BEC5", "#B0BEC5", "#B0BEC5", "#B0BEC5", "#B0BEC5", "#B0BEC5", "#B0BEC5", "#B0BEC5", "#B0BEC5", "#B0BEC5", "#B0BEC5", "#B0BEC5", "#B0BEC5", "#B0BEC5", "#B0BEC5", "#B0BEC5", "#B0BEC5", "#B0BEC5", "#B0BEC5", "#B0BEC5", "#B0BEC5", "red", "#B0BEC5", "#B0BEC5", "#B0BEC5", "#B0BEC5", "#B0BEC5"]]}], "label": "Topic 35", "method": "update"}, {"args": [{"marker.color": [["#B0BEC5", "#B0BEC5", "#B0BEC5", "#B0BEC5", "#B0BEC5", "#B0BEC5", "#B0BEC5", "#B0BEC5", "#B0BEC5", "#B0BEC5", "#B0BEC5", "#B0BEC5", "#B0BEC5", "#B0BEC5", "#B0BEC5", "#B0BEC5", "#B0BEC5", "#B0BEC5", "#B0BEC5", "#B0BEC5", "#B0BEC5", "#B0BEC5", "#B0BEC5", "#B0BEC5", "#B0BEC5", "#B0BEC5", "#B0BEC5", "#B0BEC5", "#B0BEC5", "#B0BEC5", "#B0BEC5", "#B0BEC5", "#B0BEC5", "#B0BEC5", "#B0BEC5", "#B0BEC5", "red", "#B0BEC5", "#B0BEC5", "#B0BEC5", "#B0BEC5"]]}], "label": "Topic 36", "method": "update"}, {"args": [{"marker.color": [["#B0BEC5", "#B0BEC5", "#B0BEC5", "#B0BEC5", "#B0BEC5", "#B0BEC5", "#B0BEC5", "#B0BEC5", "#B0BEC5", "#B0BEC5", "#B0BEC5", "#B0BEC5", "#B0BEC5", "#B0BEC5", "#B0BEC5", "#B0BEC5", "#B0BEC5", "#B0BEC5", "#B0BEC5", "#B0BEC5", "#B0BEC5", "#B0BEC5", "#B0BEC5", "#B0BEC5", "#B0BEC5", "#B0BEC5", "#B0BEC5", "#B0BEC5", "#B0BEC5", "#B0BEC5", "#B0BEC5", "#B0BEC5", "#B0BEC5", "#B0BEC5", "#B0BEC5", "#B0BEC5", "#B0BEC5", "red", "#B0BEC5", "#B0BEC5", "#B0BEC5"]]}], "label": "Topic 37", "method": "update"}, {"args": [{"marker.color": [["#B0BEC5", "#B0BEC5", "#B0BEC5", "#B0BEC5", "#B0BEC5", "#B0BEC5", "#B0BEC5", "#B0BEC5", "#B0BEC5", "#B0BEC5", "#B0BEC5", "#B0BEC5", "#B0BEC5", "#B0BEC5", "#B0BEC5", "#B0BEC5", "#B0BEC5", "#B0BEC5", "#B0BEC5", "#B0BEC5", "#B0BEC5", "#B0BEC5", "#B0BEC5", "#B0BEC5", "#B0BEC5", "#B0BEC5", "#B0BEC5", "#B0BEC5", "#B0BEC5", "#B0BEC5", "#B0BEC5", "#B0BEC5", "#B0BEC5", "#B0BEC5", "#B0BEC5", "#B0BEC5", "#B0BEC5", "#B0BEC5", "red", "#B0BEC5", "#B0BEC5"]]}], "label": "Topic 38", "method": "update"}, {"args": [{"marker.color": [["#B0BEC5", "#B0BEC5", "#B0BEC5", "#B0BEC5", "#B0BEC5", "#B0BEC5", "#B0BEC5", "#B0BEC5", "#B0BEC5", "#B0BEC5", "#B0BEC5", "#B0BEC5", "#B0BEC5", "#B0BEC5", "#B0BEC5", "#B0BEC5", "#B0BEC5", "#B0BEC5", "#B0BEC5", "#B0BEC5", "#B0BEC5", "#B0BEC5", "#B0BEC5", "#B0BEC5", "#B0BEC5", "#B0BEC5", "#B0BEC5", "#B0BEC5", "#B0BEC5", "#B0BEC5", "#B0BEC5", "#B0BEC5", "#B0BEC5", "#B0BEC5", "#B0BEC5", "#B0BEC5", "#B0BEC5", "#B0BEC5", "#B0BEC5", "red", "#B0BEC5"]]}], "label": "Topic 39", "method": "update"}, {"args": [{"marker.color": [["#B0BEC5", "#B0BEC5", "#B0BEC5", "#B0BEC5", "#B0BEC5", "#B0BEC5", "#B0BEC5", "#B0BEC5", "#B0BEC5", "#B0BEC5", "#B0BEC5", "#B0BEC5", "#B0BEC5", "#B0BEC5", "#B0BEC5", "#B0BEC5", "#B0BEC5", "#B0BEC5", "#B0BEC5", "#B0BEC5", "#B0BEC5", "#B0BEC5", "#B0BEC5", "#B0BEC5", "#B0BEC5", "#B0BEC5", "#B0BEC5", "#B0BEC5", "#B0BEC5", "#B0BEC5", "#B0BEC5", "#B0BEC5", "#B0BEC5", "#B0BEC5", "#B0BEC5", "#B0BEC5", "#B0BEC5", "#B0BEC5", "#B0BEC5", "#B0BEC5", "red"]]}], "label": "Topic 40", "method": "update"}]}], "title": {"font": {"color": "Black", "size": 22}, "text": "<b>Intertopic Distance Map</b>", "x": 0.5, "xanchor": "center", "y": 0.95, "yanchor": "top"}, "width": 650, "xaxis": {"anchor": "y", "domain": [0, 1], "range": [-17.05, 23.61], "title": {"text": ""}, "visible": false}, "yaxis": {"anchor": "x", "domain": [0, 1], "range": [-11.74, 21.02], "title": {"text": ""}, "visible": false}}}
